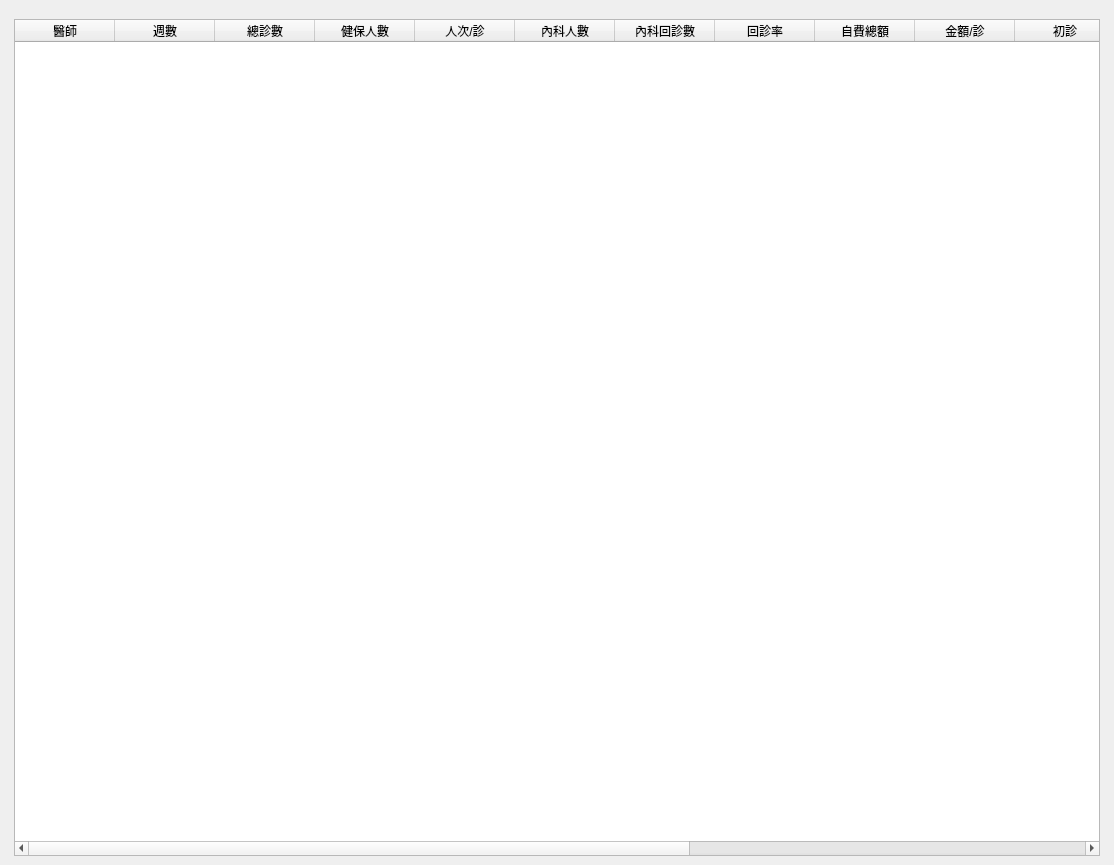
<?xml version="1.0" encoding="UTF-8"?>
<ui version="4.0">
 <class>WindowStatisticsWeekDoctor</class>
 <widget class="QMainWindow" name="WindowStatisticsWeekDoctor">
  <property name="geometry">
   <rect>
    <x>0</x>
    <y>0</y>
    <width>1114</width>
    <height>865</height>
   </rect>
  </property>
  <property name="windowTitle">
   <string>週醫師統計</string>
  </property>
  <widget class="QWidget" name="centralwidget">
   <layout class="QHBoxLayout" name="horizontalLayout">
    <item>
     <layout class="QVBoxLayout" name="verticalLayout">
      <property name="leftMargin">
       <number>5</number>
      </property>
      <property name="topMargin">
       <number>10</number>
      </property>
      <property name="rightMargin">
       <number>5</number>
      </property>
      <item>
       <layout class="QVBoxLayout" name="verticalLayout_5">
        <item>
         <layout class="QHBoxLayout" name="horizontalLayout_2">
          <item>
           <layout class="QVBoxLayout" name="verticalLayout_3">
            <item>
             <widget class="QTableWidget" name="tableWidget_medical_record">
              <property name="editTriggers">
               <set>QAbstractItemView::NoEditTriggers</set>
              </property>
              <property name="alternatingRowColors">
               <bool>true</bool>
              </property>
              <property name="selectionMode">
               <enum>QAbstractItemView::SingleSelection</enum>
              </property>
              <property name="selectionBehavior">
               <enum>QAbstractItemView::SelectRows</enum>
              </property>
              <column>
               <property name="text">
                <string>醫師</string>
               </property>
              </column>
              <column>
               <property name="text">
                <string>週數</string>
               </property>
              </column>
              <column>
               <property name="text">
                <string>總診數</string>
               </property>
              </column>
              <column>
               <property name="text">
                <string>健保人數</string>
               </property>
              </column>
              <column>
               <property name="text">
                <string>人次/診</string>
               </property>
              </column>
              <column>
               <property name="text">
                <string>內科人數</string>
               </property>
              </column>
              <column>
               <property name="text">
                <string>內科回診數</string>
               </property>
              </column>
              <column>
               <property name="text">
                <string>回診率</string>
               </property>
              </column>
              <column>
               <property name="text">
                <string>自費總額</string>
               </property>
              </column>
              <column>
               <property name="text">
                <string>金額/診</string>
               </property>
              </column>
              <column>
               <property name="text">
                <string>初診</string>
               </property>
              </column>
              <column>
               <property name="text">
                <string>複診</string>
               </property>
              </column>
              <column>
               <property name="text">
                <string>預約人數</string>
               </property>
              </column>
              <column>
               <property name="text">
                <string>預約率</string>
               </property>
              </column>
              <column>
               <property name="text">
                <string>報到人數</string>
               </property>
              </column>
              <column>
               <property name="text">
                <string>報到率</string>
               </property>
              </column>
             </widget>
            </item>
            <item>
             <layout class="QHBoxLayout" name="horizontalLayout_chart"/>
            </item>
           </layout>
          </item>
         </layout>
        </item>
       </layout>
      </item>
     </layout>
    </item>
   </layout>
  </widget>
  <widget class="QMenuBar" name="menubar">
   <property name="geometry">
    <rect>
     <x>0</x>
     <y>0</y>
     <width>1114</width>
     <height>27</height>
    </rect>
   </property>
  </widget>
  <action name="action_export_excel">
   <property name="icon">
    <iconset>
     <normaloff>../icons/document-export.svg</normaloff>../icons/document-export.svg</iconset>
   </property>
   <property name="text">
    <string>匯出Excel</string>
   </property>
  </action>
 </widget>
 <resources/>
 <connections/>
</ui>
